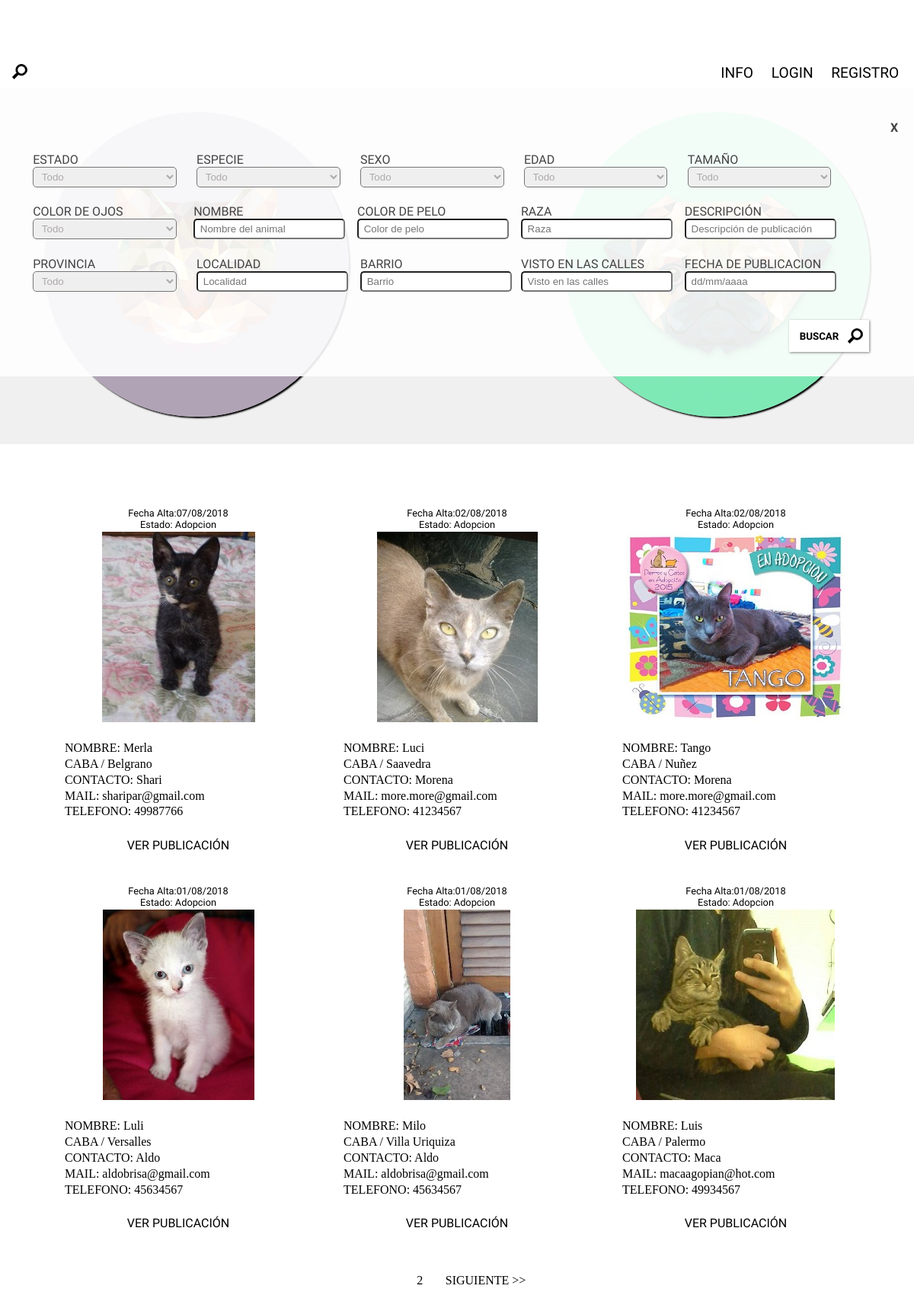
The app's page /index.php?boton=buscador with its own data.
### tables this page shows
CREATE TABLE publicacion(
	ID INT(9) UNSIGNED NOT NULL AUTO_INCREMENT PRIMARY KEY,
	DESCRIPCION TEXT, 
	ESTADO enum('Adopcion','Encontrado','Perdido'),
	SEXO enum('Hembra','Macho','No lo se'), 
	UBICACION  VARCHAR(255),
	FECHA_M VARCHAR(30),
	TELEFONO BIGINT(15) NOT NULL,
	RUTA_IMG VARCHAR(255),
	MAIL VARCHAR(35) NOT NULL,
	NOMBRE_ANIMAL VARCHAR(35),
	NOMBRE_HUMANO VARCHAR(35) NOT NULL,
	TAMANIO enum('Chico','Mediano','Grande'),
	EDAD enum('Bebe','Joven','Adulto','Viejito'),
	LOCALIDAD VARCHAR(45) NOT NULL,
	BARRIO VARCHAR(45) NOT NULL,
	RAZA VARCHAR(45),
	COLOR VARCHAR(45),
	ESPECIE enum('Perro','Gato'),
	
	FKPROVINCIA TINYINT(2) UNSIGNED,
	FKOJOS TINYINT(1) UNSIGNED,
	
	FOREIGN KEY (FKPROVINCIA) REFERENCES provincia(ID),
	FOREIGN KEY (FKOJOS) REFERENCES ojos(ID)
);

### php/contenidos/cont_index.php (the view, shortened to what this page needs)
<?php
	if(isset($_GET["boton"])&&$_GET["boton"]=="buscador"){
								echo "<option value='todo'>Todo</option>";
					echo "</select></div>";
								echo "<option value='todo'>Todo</option>";
	}
	?>
<div id='cont_index'>
</div>

### config.php (shortened to what this page needs)
<?php
function print_f($str){
	$cod=mb_detect_encoding($str,'UTF-8,ISO-8859-1');
	$str=iconv($cod,'UTF-8',$str);
	echo $str;
}
?>

### php/contenidos/cont_listado.php (shortened to what this page needs)
<div id='cont_listado'>
<?php
$link="";
foreach($_GET as $i=>$j){
	$link.=$i."=".$j."&amp;";
}
$link=substr($link,0,-5);
$abuscar="WHERE ";
	$cantidad = 6;
	if(isset($_GET['boton'])||$abuscar!="WHERE "){
		if(isset($_GET['boton'])&&($_GET['boton']=='Gatos'||$_GET['boton']=='Perros')){
			$btn=substr($_GET["boton"],0,-1);
			$titulo=$_GET["boton"];
			$busqueda2="AND publicacion.ESPECIE='$btn '";
		}
		else if(isset($_GET["boton"])&&$_GET["boton"]=="buscador"){
			$titulo="";
		}
		else if($abuscar!="WHERE "){
			$abuscar = substr($abuscar, 0, -4);
			$titulo="Resultados de busqueda";
		}
				$pagina = isset($_GET['pag'])? $_GET['pag']:1;
				if($abuscar!="WHERE "){
					$cap="";
					if(isset($_GET["ojos"])&&!isset($_GET["ojos"])){
						$cap=" ojos, ";
						$cap2=" AND ojos.ID=publicacion.FKOJOS ";
					}
					if(isset($_GET["provincia"])&&!isset($_GET["provincia"])){
						$cap=" provincia, ";
						$cap2=" AND provincia.ID=publicacion.FKPROVINCIA ";
					}
					if(isset($_GET["provincia"])&&isset($_GET["ojos"])){
						$cap=" provincia, ojos,";
						$cap2=" AND provincia.ID=publicacion.FKPROVINCIA AND ojos.ID=publicacion.FKOJOS ";
					}
					if(!isset($_GET["provincia"])&&!isset($_GET["ojos"])){
						$cap="";
						$cap2="";
					}
					$pa="SELECT COUNT(publicacion.ID) AS TOTAL FROM $cap publican JOIN publicacion $abuscar AND publican.FKPUBLICACION=publicacion.ID AND publican.BORRADO='no' $cap2";
				}
				else{
					if(!isset($busqueda2)){$busqueda2="";}
					$pa = "SELECT COUNT(publicacion.ID) AS TOTAL FROM publican JOIN publicacion WHERE publican.FKPUBLICACION=publicacion.ID $busqueda2 AND publican.BORRADO='no'";
				}
				$f = mysqli_query($cnx, $pa);
				$a = mysqli_fetch_assoc($f);
				$registros = $a['TOTAL'];
				$paginas = ceil($registros/$cantidad);
				$inicio = $cantidad * ($pagina-1);
				if(isset($_GET["cat"])){
					$c=control($_GET['cat']);
					if($c=='Adopcion'){$c='en Adopción';}
					if($c=='Perdido'){$c='Perdidos';}
					if($c=='Encontrado'){$c='Encontrados';}
				}
				else{
					$c="";
				}
				echo "<h2>$titulo $c</h2>";
					if(isset($_GET["boton"])&&$_GET["boton"]!="buscador"){
						$paracon="where publican.FKNOMBRE=usuario.ID AND publicacion.ESPECIE='$btn' ";
						if(isset($_GET["cat"])){
							if($_GET["cat"]=="Perdidos"||$_GET["cat"]=="Encontrados"){
								$_GET["cat"]=substr($_GET["cat"],0,-1);
							}
							$paracon.="  AND publicacion.ESTADO='$_GET[cat]'";
						}
					}
					else if(isset($_GET["boton"])&&$_GET["boton"]=="buscador"){
						$paracon="";
					}
					else if($abuscar!="WHERE "){
						$paracon=$abuscar;
					}
					$con="SELECT
						DATE_FORMAT(publican.FECHA_A,'%d/%m/%Y') AS FECHA,
						publicacion.NOMBRE_ANIMAL,
						publicacion.ESTADO,
						CONCAT(publicacion.LOCALIDAD,' / ',publicacion.BARRIO) AS DIREC,
						publicacion.NOMBRE_HUMANO,
						publicacion.RUTA_IMG,
						publicacion.MAIL,
						publicacion.TELEFONO,
						publicacion.ID
						FROM
						usuario,
						publican JOIN publicacion ON publican.FKPUBLICACION=publicacion.ID
						$paracon AND publican.BORRADO='no'
						GROUP BY publican.ID
						LIMIT $inicio, $cantidad";
					$res = mysqli_query($cnx,$con);
					while($a = mysqli_fetch_assoc($res)){
						if($abuscar=="WHERE "){
							if(isset($_GET["cat"])){
								if($_GET["cat"]=="Perdido"||$_GET["cat"]=="Encontrado"){
									$_GET["cat"]=$_GET["cat"]."s";
									$link="boton=$_GET[boton]&amp;cat=$_GET[cat]";
								}
								else if($_GET["cat"]=="Adopcion"){
									$link="boton=$_GET[boton]&amp;cat=$_GET[cat]";
								}
							}
							else{
								$link="boton=$_GET[boton]";
							}
						}
								if(isset($_GET["pag"])){
									echo "pag=$_GET[pag]&amp;";
								}
					}
					if( $paginas > 1 ){
						echo "<div id='pag'>";
							for( $i = 1; $i <= $paginas; $i++){
								$css = ($i==$pagina)? 'style="color: white"':'';
								if($abuscar!="WHERE "){
									echo "<a href='index.php?$link&amp;pag=$i' $css>$i</a> ";
								}
								else{
									echo "<a href='index.php?$link&amp;pag=$i' $css>$i</a> ";
								}
							}
							if( $pagina < $paginas ){
								$siguiente = $pagina+1;
								if($abuscar!="WHERE "){
									echo "<a href='index.php?$link&amp;pag=$siguiente'>SIGUIENTE >></a> ";
								}
								else{
									echo "<a href='index.php?$link&amp;pag=$siguiente'>SIGUIENTE >></a> ";
								}
							}
						echo "</div>";
					}
	}
	?>
	</div>

### css/estilos.css (style rules this page uses)
* { margin:0;padding:0 }
#cont_index { background:rgba(225,225,225,.5); text-align:center; color:white; }
body { font-family: 'Julius Sans One'; background:url('../img/header1.jpg') 100% 70% fixed; min-width:1200px; font-weight:normal!important; }
h2 { text-align:center; font-size:2em; }
#cont_listado { padding:2em; min-height:500px; }
.chico span, .maschico span { display:block; }
.chico { display:inline-block; width:215px; }
#publicar form>fieldset div input,#publicar form>fieldset div span,#text>span,#publicar form>div fieldset div span,#publicar form>div fieldset div input { width:85%; display:inline-block; }
h2,h3 { font-weight: normal!important; }
.listar_publicacion h3 { background:white; font-size:.8em; font-weight:normal; padding:.2em 0; }
.listar_publicacion ul { list-style:none; text-align:left; line-height:1.3em; padding:1em; font-family: calibri; font-weight: normal; }
.listar_publicacion>a { background:white; padding:.5em; color:black; text-decoration:none; width:95%; display:inline-block; }
.listar_publicacion { display:inline-block; font-weight:normal; vertical-align:top; width:330px; overflow:hidden; margin:1em; border:white 1px black; background:rgba(255,255,255,0.6); }
#cont_listado h2 { padding-bottom:1em; font-weight: normal; }
#cont_listado { margin:0 auto; text-align:center; }
.listar_publicacion>div { overflow:hidden; background:white; display:inline-block; width:100%; height:100%; text-align:center; }
#pag a { color:black; font-family:calibri; display:inline-block; margin:0 .8em; text-decoration:none; }
#pag { margin:2em; }
#buscado { background:rgba(255, 255, 255,.9); color:#434343; padding:2em; position:absolute; }
#buscado div { width:16.6%; padding:.7em; }
#cerrar2 { font-weight: bold; }
#buscado div select { color:#AEA9A9; padding-left:.5em; }
#buscado div input, #buscado div select { padding:.3em 0; border-radius:5px; width:100%; color:#AEA9A9; padding-left:.5em; }
#buscado input[type='submit'] { display:inline-block; padding:1em; padding-right:3em; background:url(../img/iconos/busqueda.png) white no-repeat 90% 50%; border:none; box-shadow: grey 1px 1px 3px; cursor:pointer; color:black; float:right; margin-right:2em; font-family:'Julius Sans One'; text-transform:uppercase; font-weight:bold; margin-top:2em; }
#cerrar2 { text-align:right; width:100%!important; cursor:pointer; }

### records on screen
publicacion: str "Fecha Alta:07/08/2018 Estado: Adopcion NOMBRE: Merla CABA / Belgrano CONTACTO: Shari MAIL: sharipar@gmail.com TELEFONO: 49987766 VER PUBLICACIÓN"
publicacion: str "Fecha Alta:02/08/2018 Estado: Adopcion NOMBRE: Luci CABA / Saavedra CONTACTO: Morena MAIL: more.more@gmail.com TELEFONO: 41234567 VER PUBLICACIÓN"
publicacion: str "Fecha Alta:02/08/2018 Estado: Adopcion NOMBRE: Tango CABA / Nuñez CONTACTO: Morena MAIL: more.more@gmail.com TELEFONO: 41234567 VER PUBLICACIÓN"
publicacion: str "Fecha Alta:01/08/2018 Estado: Adopcion NOMBRE: Luli CABA / Versalles CONTACTO: Aldo MAIL: aldobrisa@gmail.com TELEFONO: 45634567 VER PUBLICACIÓN"
publicacion: str "Fecha Alta:01/08/2018 Estado: Adopcion NOMBRE: Milo CABA / Villa Uriquiza CONTACTO: Aldo MAIL: aldobrisa@gmail.com TELEFONO: 45634567 VER PUBLICACIÓN"
publicacion: str "Fecha Alta:01/08/2018 Estado: Adopcion NOMBRE: Luis CABA / Palermo CONTACTO: Maca MAIL: macaagopian@hot.com TELEFONO: 49934567 VER PUBLICACIÓN"
